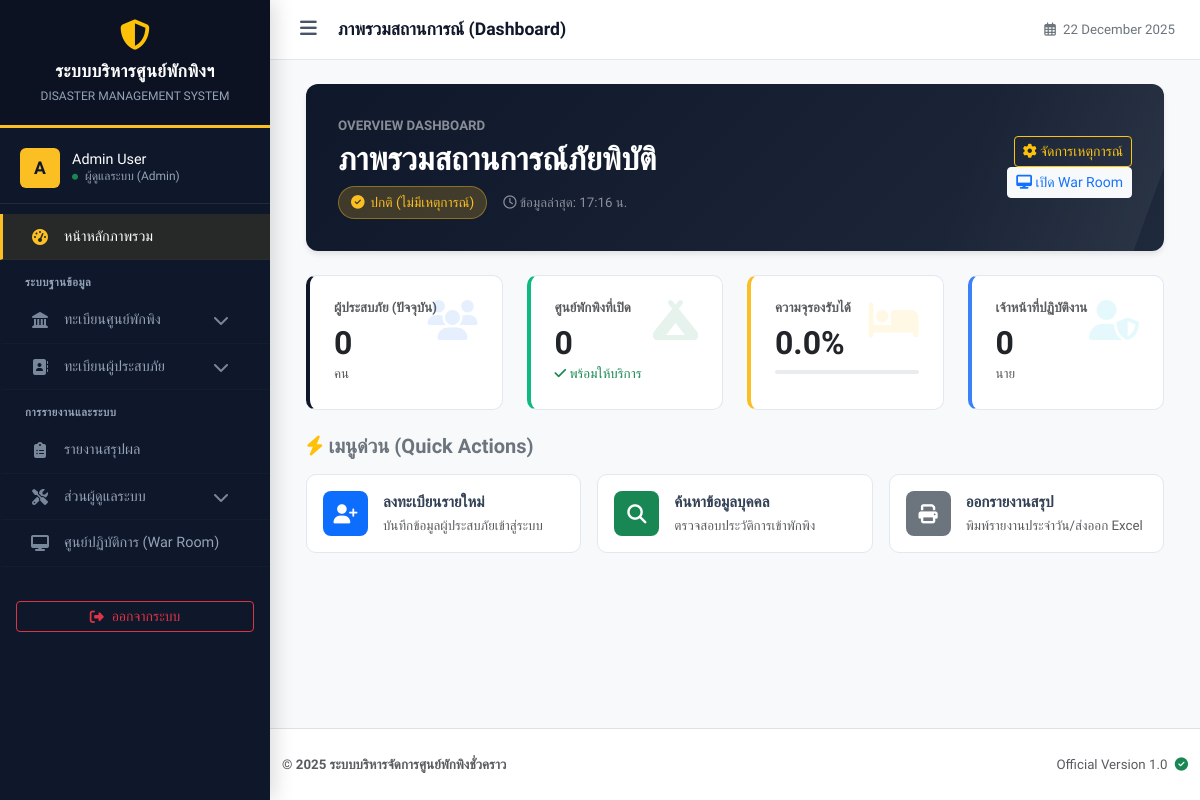
/index.php (signed in), run on an earlier commit of the app's database.
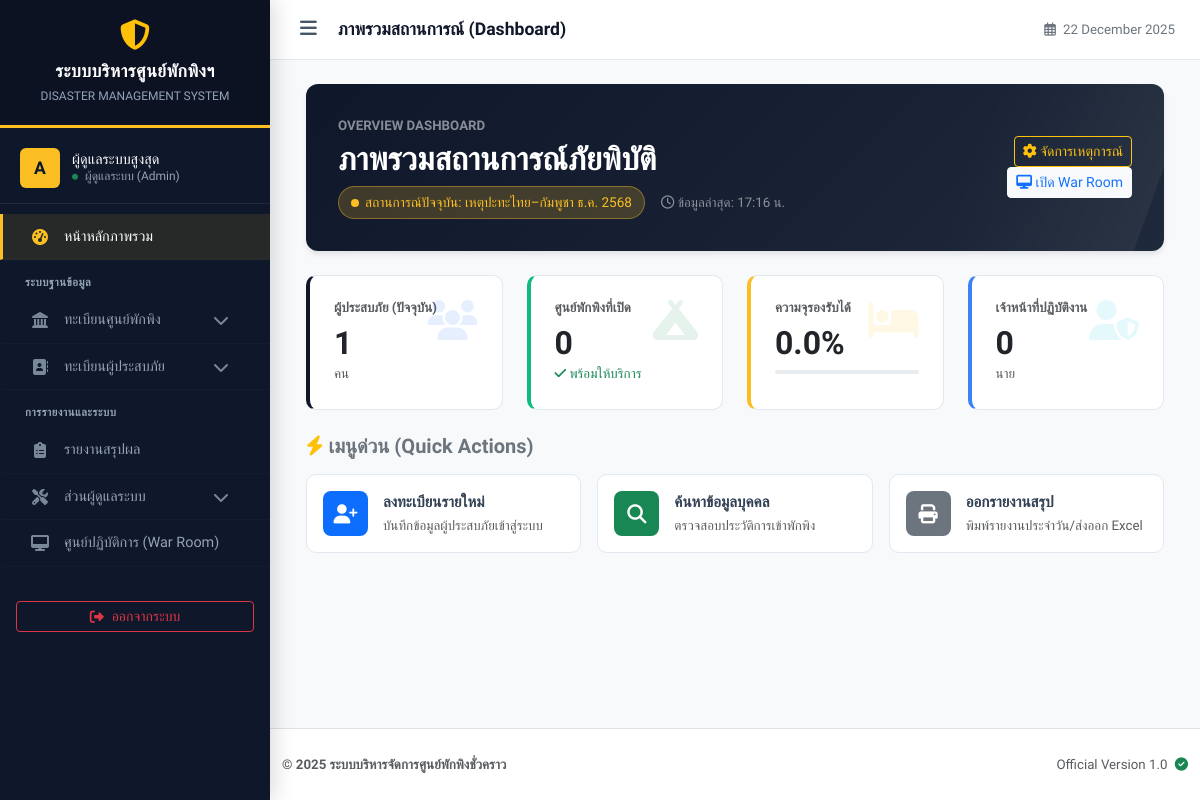
And on a later commit of the database.
### tables this page shows
CREATE TABLE `incidents` (
  `id` int(11) NOT NULL,
  `name` varchar(200) NOT NULL COMMENT 'ชื่อเหตุการณ์ (เช่น น้ำท่วมปี 67)',
  `type` varchar(50) NOT NULL DEFAULT 'other',
  `description` text DEFAULT NULL,
  `start_date` date NOT NULL,
  `end_date` date DEFAULT NULL,
  `status` enum('active','closed') NOT NULL DEFAULT 'active',
  `created_at` timestamp NOT NULL DEFAULT current_timestamp()
);

### index.php (the view, shortened to what the changed rows need)
<?php
require_once 'config/db.php';
$stmt_inc = $pdo->query("SELECT * FROM incidents WHERE status = 'active' ORDER BY id DESC LIMIT 1");
$current_incident = $stmt_inc->fetch();
$incident_id = $current_incident ? $current_incident['id'] : 0;
$incident_name = $current_incident ? $current_incident['name'] : 'ไม่มีสถานการณ์ภัยพิบัติ (Normal State)';
$is_active = $current_incident ? true : false;
$stats = [
    'evacuees' => 0,
    'shelters' => 0,
    'capacity' => 0,
    'staff' => 0
];
if ($incident_id) {
    $stmt = $pdo->prepare("SELECT COUNT(*) FROM evacuees WHERE incident_id = ? AND check_out_date IS NULL");
    $stmt->execute([$incident_id]);
    $stats['evacuees'] = $stmt->fetchColumn();
    $stmt = $pdo->prepare("SELECT COUNT(*) FROM shelters WHERE incident_id = ?");
    $stmt->execute([$incident_id]);
    $stats['shelters'] = $stmt->fetchColumn();
    $stmt = $pdo->prepare("SELECT SUM(capacity) FROM shelters WHERE incident_id = ?");
    $stmt->execute([$incident_id]);
    $stats['capacity'] = $stmt->fetchColumn();
    $stmt = $pdo->prepare("SELECT COUNT(DISTINCT c.id) FROM caretakers c JOIN shelters s ON c.shelter_id = s.id WHERE s.incident_id = ?");
    $stmt->execute([$incident_id]);
    $stats['staff'] = $stmt->fetchColumn();
}
?>
<!DOCTYPE html>
<html lang="th">
<head>
</head>
<body class="bg-light">
<?php include 'includes/header.php'; ?>
<div class="container-fluid">
    <div class="dashboard-header mb-4">
        <div class="row align-items-center">
            <div class="col-md-8">
                <h2 class="fw-bold mb-2">ภาพรวมสถานการณ์ภัยพิบัติ</h2>
                <div class="d-flex align-items-center gap-3">
                    <span class="status-badge">
                        <?php if($is_active): ?>
                            <span class="pulse-dot"></span> สถานการณ์ปัจจุบัน: <?php echo htmlspecialchars($incident_name); ?>
                        <?php else: ?>
                            <i class="fas fa-check-circle"></i> ปกติ (ไม่มีเหตุการณ์)
                        <?php endif; ?>
                    </span>
                    <small class="text-white-50"><i class="far fa-clock"></i> ข้อมูลล่าสุด: <?php echo date('H:i น.'); ?></small>
                </div>
            </div>
        </div>
    </div>
    <div class="row g-4 mb-4">
        <div class="col-md-3 col-sm-6">
            <div class="stat-card primary">
                <i class="fas fa-users stat-icon text-primary"></i>
                <h6 class="text-muted text-uppercase small fw-bold">ผู้ประสบภัย (ปัจจุบัน)</h6>
                <h2 class="fw-bold text-dark mt-2 mb-0"><?php echo number_format($stats['evacuees']); ?></h2>
                <small class="text-muted">คน</small>
            </div>
        </div>
        <div class="col-md-3 col-sm-6">
            <div class="stat-card success">
                <h2 class="fw-bold text-dark mt-2 mb-0"><?php echo number_format($stats['shelters']); ?></h2>
            </div>
        </div>
        <div class="col-md-3 col-sm-6">
            <div class="stat-card warning">
                <?php
                    $percent = ($stats['capacity'] > 0) ? ($stats['evacuees'] / $stats['capacity']) * 100 : 0;
                ?>
                <h2 class="fw-bold text-dark mt-2 mb-0"><?php echo number_format($percent, 1); ?>%</h2>
            </div>
        </div>
        <div class="col-md-3 col-sm-6">
            <div class="stat-card info">
                <h2 class="fw-bold text-dark mt-2 mb-0"><?php echo number_format($stats['staff']); ?></h2>
            </div>
        </div>
    </div>
</div>
<?php include 'includes/footer.php'; ?>
</body>
</html>

### includes/header.php (shortened to what the changed rows need)
<?php
$current_page = basename($_SERVER['PHP_SELF']);
$menu_context = isset($_GET['menu']) ? $_GET['menu'] : '';
?>
<!DOCTYPE html>
<html lang="th">
<head>
    <link href="https://cdn.jsdelivr.net/npm/bootstrap@5.3.0/dist/css/bootstrap.min.css" rel="stylesheet">
    <link rel="stylesheet" href="https://cdnjs.cloudflare.com/ajax/libs/font-awesome/6.4.0/css/all.min.css">
</head>
<body>
<div class="wrapper">
    <nav id="sidebar">
        <?php if(isset($_SESSION['user_id'])): ?>
            <div class="user-panel">
                <div class="user-img">
                    <?php echo strtoupper(substr($_SESSION['username'] ?? 'U', 0, 1)); ?>
                </div>
                <div class="user-info-text">
                    <div class="user-name"><?php echo $_SESSION['fullname'] ?? 'ผู้ใช้งานทั่วไป'; ?></div>
                    <div class="user-role">
                        <?php
                            $role = $_SESSION['role'] ?? 'staff';
                            echo ($role == 'admin') ? 'ผู้ดูแลระบบ (Admin)' : 'เจ้าหน้าที่ (Staff)';
                        ?>
                    </div>
                </div>
            </div>
            <ul class="list-unstyled components">
                <li>
                    <a href="index.php" class="<?php echo $current_page == 'index.php' ? 'active' : ''; ?>">
                        <div class="d-flex align-items-center w-100">
                            <i class="fas fa-tachometer-alt"></i> หน้าหลักภาพรวม
                        </div>
                    </a>
                </li>
                <li class="menu-label">ระบบฐานข้อมูล</li>
                <?php
                    $is_shelter_active = in_array($current_page, ['shelter_form.php', 'caretaker_list.php']) || ($current_page == 'shelter_list.php' && $menu_context != 'evacuee');
                ?>
                <li>
                    <a href="#shelterSubmenu" data-bs-toggle="collapse" class="dropdown-toggle <?php echo $is_shelter_active ? 'active-parent' : ''; ?>">
                        <div class="d-flex align-items-center w-100">
                            <i class="fas fa-landmark"></i> ทะเบียนศูนย์พักพิง
                            <i class="fas fa-chevron-down dropdown-icon"></i>
                        </div>
                    </a>
                </li>
                <?php
                    $is_evacuee_active = in_array($current_page, ['evacuee_list.php', 'evacuee_form.php', 'search_evacuee.php', 'import_csv.php']) || ($current_page == 'shelter_list.php' && $menu_context == 'evacuee');
                ?>
                <li>
                    <a href="#evacueeSubmenu" data-bs-toggle="collapse" class="dropdown-toggle <?php echo $is_evacuee_active ? 'active-parent' : ''; ?>">
                        <div class="d-flex align-items-center w-100">
                            <i class="fas fa-address-book"></i> ทะเบียนผู้ประสบภัย
                            <i class="fas fa-chevron-down dropdown-icon"></i>
                        </div>
                    </a>
                </li>
                <li class="menu-label">การรายงานและระบบ</li>
                <li>
                    <a href="report.php" class="<?php echo $current_page == 'report.php' ? 'active' : ''; ?>">
                        <div class="d-flex align-items-center w-100">
                            <i class="fas fa-clipboard-list"></i> รายงานสรุปผล
                        </div>
                    </a>
                </li>
                <?php if(isset($_SESSION['role']) && $_SESSION['role'] == 'admin'): ?>
                <li>
                    <a href="#adminSubmenu" data-bs-toggle="collapse" class="dropdown-toggle">
                        <div class="d-flex align-items-center w-100">
                            <i class="fas fa-tools"></i> ส่วนผู้ดูแลระบบ
                            <i class="fas fa-chevron-down dropdown-icon"></i>
                        </div>
                    </a>
                </li>
                <?php endif; ?>
                <li>
                    <a href="monitor_dashboard.php" target="_blank">
                        <div class="d-flex align-items-center w-100">
                            <i class="fas fa-desktop"></i> ศูนย์ปฏิบัติการ (War Room)
                        </div>
                    </a>
                </li>
            </ul>
            <div class="px-3 mt-4 mb-4">
                <a href="logout.php" class="btn btn-outline-danger w-100 btn-sm d-flex justify-content-center align-items-center gap-2">
                    <i class="fas fa-sign-out-alt"></i> ออกจากระบบ
                </a>
            </div>
        <?php else: ?>
             <div class="p-4 text-center">
                <a href="login.php" class="btn btn-primary w-100 fw-bold">เข้าสู่ระบบ</a>
             </div>
        <?php endif; ?>
    </nav>
    <div id="content">
        <div class="p-4">

What changed in the data, as far as the page shows it:
now on this page (row edited): incidents: name "เหตุปะทะไทย–กัมพูชา ธ.ค. 2568"
Also different on the page:
$_SESSION['fullname']: "Admin User" → "ผู้ดูแลระบบสูงสุด"
$stats['evacuees']: "0" → "1"
text no longer shown: "ปกติ (ไม่มีเหตุการณ์)"
text now shown: "สถานการณ์ปัจจุบัน:"
